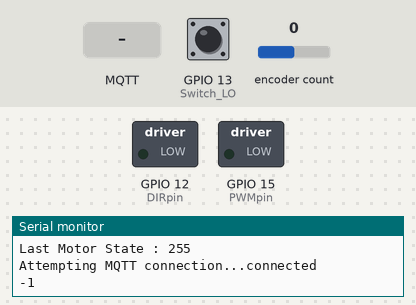
Recording of a sketch running on a simulated ESP8266 (NodeMCU). Shown: switched loads named in the sketch (green lamp = pin HIGH), the last lines printed to the serial monitor. The test bench sets the inputs (shaded band); at power-on: GPIO 13 (Switch_LO) HIGH, encoder count 0. WiFi joins after 1.5 s; servers stay silent unless stated; EEPROM starts erased; no MQTT or app messages arrive unless stated.

Above: at 3.2 s.
3.3 s: MQTT message "1" arrives on the first subscribed topic
At 3.9 s:
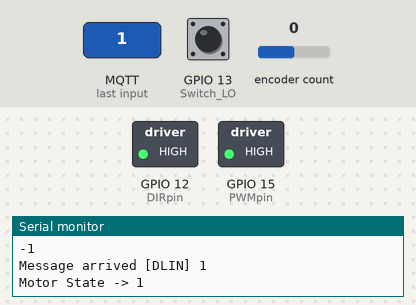
6.4 s: MQTT message "2" arrives on the first subscribed topic
At 7.6 s:
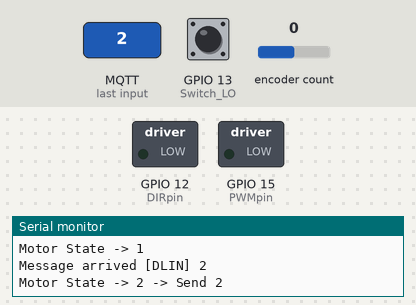
Timing chart, 0 to 9.4 s (numbered marks = the images above; inputs shaded):
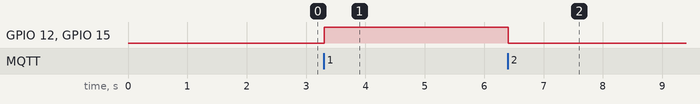

Measured:
- after the input at 3.3 s, GPIO 12 (DIRpin), GPIO 15 (PWMpin): LOW → HIGH at once
- after the input at 6.4 s, GPIO 12 (DIRpin), GPIO 15 (PWMpin): HIGH → LOW at once

The sketch:

LS302-DLC-ESP-A.ino
```cpp
/*
MQTT client LIFT_SLIDE Motor Controller
r.young
11.27.2017,12-12-2017**
LS302-DLC-ESP-A
*/
#include <ArduinoJson.h>
#include <Encoder.h>
#include <ESP8266WiFi.h>
#include <PubSubClient.h>
#include <EEPROM.h>

#define DEBUG 0
#define ENCODER_OUTPUT 0

// Use this ON 157 7199 Only- Door 1 LS301-DCL-01 (5,4)
// Use this ON 157 1175 Onlt- Do0r 2  LS301-DCL-02 (4,5)
Encoder encoder(4,5);// Need to be changed 5,4 to this for the 01 door??
// WiFi Connections-----------------------------
const char* ssid = "MonkeyRanch";
const char* password = "12345678";
const char* mqtt_server = "192.168.10.92";
//----------------------------------------------
WiFiClient espClient;
PubSubClient client(espClient);
long lastMsg = 0;
char msg[50];
int value = 0;

int PWMpin = 15;
int DIRpin = 12;
int Switch_LO = 13;

byte MotorState= 0;  // 0=STOP; 1=RAISE ; 2=LOWER

long HI_LIMIT = 68000;
long LO_LIMIT = 0;
unsigned long interval = 20000;
unsigned long currentMillis;
unsigned long previousMillis = 0;

bool CalibrateState= false;
bool LastCalibrateState = false;;
// Encoder Values ---------------------
long newPosition;
long oldPosition;
//-------------------------------------
byte newDoorPosition;
byte oldDoorPosition;
// EEPROM Values ----------------------
long LastEncoderValue;
byte LastDoorPosition;
byte LastMotorState; // Last know saved to EEPROM
byte LastCommandActive; // last command
//-------------------------------------

byte ButtonState_HI = HIGH;

const char* MQTT_CLIENT_ID = "LS301DLC-01";
const char* outTopic = "STATUS";
const char* inTopic = "DLIN";


void setup_wifi() {

  delay(10);
  // We start by connecting to a WiFi network
  #ifdef DEBUG
  Serial.println();
  Serial.print("Connecting to ");
  Serial.println(ssid);
  #endif
  WiFi.begin(ssid, password);

  while (WiFi.status() != WL_CONNECTED) {
    for(int i = 0; i<500; i++){
      delay(1);
    }
    #ifdef DEBUG
    Serial.print(".");
    #endif
  }
  #ifdef DEBUG
  Serial.println("");
  Serial.println("WiFi connected");
  Serial.println("IP address: ");
  Serial.println(WiFi.localIP());

  #endif
}

void callback(char* topic, byte* payload, unsigned int length) {
  #ifdef DEBUG
  Serial.print("Message arrived [");
  Serial.print(topic);
  Serial.print("] ");
  for (int i = 0; i < length; i++) {
    Serial.print((char)payload[i]);
  }
  Serial.println();
  #endif
  // Switch on the LED if an 1 was received as first character
  if ((char)payload[0] == '0') {
    MotorState = 0;  // Stop Motor
    #ifdef DEBUG
    Serial.println("Motor State -> 0");
    #endif

  } else if ((char)payload[0] == '1') {
    MotorState = 1;  // Raise Doors
    LastCommandActive = 1;
    EEPROM.write(2,LastCommandActive);
    EEPROM.commit();
    #ifdef DEBUG
    Serial.println("Motor State -> 1");
    #endif

  } else if ((char)payload[0] == '2') {
    MotorState = 2;  //Lower Doors
    LastCommandActive = 2;
    EEPROM.write(2,LastCommandActive);
    EEPROM.commit();
    #ifdef DEBUG
    Serial.print("Motor State -> 2 ");
    #endif

  }
}

void reconnect() {
  //Tag the MCU with the ESO8266 chip id
  // Loop until we're reconnected
  char CHIP_ID[8];
  String(ESP.getChipId()).toCharArray(CHIP_ID,8);

  while (!client.connected()) {
    #ifdef DEBUG
    Serial.print("Attempting MQTT connection...");
    #endif
    // Attempt to connect
    if (client.connect(CHIP_ID)) {
      #ifdef DEBUG
      Serial.println("connected");
      #endif
      // Once connected, publish an announcement...
      client.publish(outTopic, CHIP_ID );
      // ... and resubscribe
      client.subscribe(inTopic);
    } else {
      #ifdef DEBUG
      Serial.print("failed, rc=");
      Serial.print(client.state());
      Serial.println(" try again in 5 seconds");
      #endif
      // Wait 5 seconds before retrying
      for(int i = 0; i<5000; i++){

        delay(1);
      }
    }
  }
}


void OnPositionChanged(){
  // check for value change
   if(newDoorPosition != oldDoorPosition){
      if(newDoorPosition==1){
      client.publish(outTopic, "1");
          EEPROMWritelong(4,newPosition);
          EEPROM.write(0,newDoorPosition);
          EEPROM.write(1,LastMotorState);
          EEPROM.commit();
      #ifdef DEBUG
      Serial.println("-> Send 1");
      #endif
        }
      if(newDoorPosition==2){
        client.publish(outTopic, "2");
          EEPROMWritelong(4,newPosition);
          EEPROM.write(0,newDoorPosition);
          EEPROM.write(1,LastMotorState);
          EEPROM.commit();
        #ifdef DEBUG
        Serial.println("-> Send 2");
        #endif
        }

      oldDoorPosition = newDoorPosition;
   }
}

void setup() {

  EEPROM.begin(512);              // Begin eeprom to store on/off state
  pinMode(13,OUTPUT);
  pinMode(12,OUTPUT);
  pinMode(PWMpin,OUTPUT);
  pinMode(DIRpin,OUTPUT);
  pinMode(Switch_LO,INPUT_PULLUP);
  digitalWrite(PWMpin,LOW);

  delay(500);
  #ifdef DEBUG
  Serial.begin(115200);
  #endif
  setup_wifi();                   // Connect to wifi
  //-----------------------------------
  encoder.write(EEPROMReadlong(4));
  LastDoorPosition = EEPROM.read(0);
  LastMotorState  = EEPROM.read(1);
  Serial.println("");
  Serial.print("Last Encoder Position : ");
  Serial.println(EEPROMReadlong(4));
  Serial.print("Last Door Position : ");
  Serial.println(LastDoorPosition);
  Serial.print("Last Command : ");
  Serial.println(LastCommandActive);
  Serial.print("Last Motor State : ");
  Serial.println(LastMotorState);
 //------------------------------------
  client.setServer(mqtt_server, 1883);
  client.setCallback(callback);
}

void loop() {

  if (!client.connected()) {
    reconnect();
  }
  client.loop();

  newPosition = encoder.read();
  if (newPosition != oldPosition) {
    oldPosition = newPosition;
    #ifdef ENCODER_OUTPUT
    Serial.println(newPosition);

    #endif
  }

  currentMillis = millis();

/// ---------------------Switches----------------------------------------------------------

   if(digitalRead(Switch_LO)==LOW)
   {CalibrateState=true; encoder.write(0);EEPROMWritelong(4,0);}
   else if(digitalRead(Switch_LO)==HIGH)
   {CalibrateState=false; }

/// ---------------------------------------------------------------------------------------

/// ---------------------State Table-----------------------------------------
  if(newPosition < HI_LIMIT && MotorState==1){Raise();}
  if(newPosition >= HI_LIMIT && MotorState==1){
    newDoorPosition=1;//Door is Raised
    MotorState=0;

    }

  if(newPosition > LO_LIMIT && MotorState==2){Lower();}
  if(newPosition <= LO_LIMIT && MotorState==2){
    newDoorPosition=2;//Door us Lowered
    MotorState=0;

    }

  if(MotorState==0){Stop();}


///----------------------END-LOOP------------------------

   OnPositionChanged();
   OnSwitchChanged();
   OnPollingCycle();


}

//------------------------------------------------
////////////////// Motor Functions /////////////////////
//------------------------------------------------

void Stop(){
  digitalWrite(DIRpin,LOW);
  digitalWrite(PWMpin, LOW);
}
void Raise(){
  digitalWrite(DIRpin,HIGH);
  digitalWrite(PWMpin, HIGH);
}
void Lower(){
  digitalWrite(DIRpin,LOW);
  digitalWrite(PWMpin, HIGH);
}

void OnPollingCycle(){

  if(currentMillis - previousMillis > interval) {

    previousMillis = currentMillis;
    Serial.println("Status...");
    Serial.println("-------------------------");
    Serial.print("Last Encoder Position : ");
    Serial.println(EEPROMReadlong(4));
    Serial.print("Last Door Position : ");
    Serial.println(LastDoorPosition);
    Serial.print("Last Command : ");
    Serial.println(EEPROM.read(2));
    Serial.print("Last Motor State : ");
    Serial.println(LastMotorState);
  }

}

void OnSwitchChanged(){
  if(CalibrateState != LastCalibrateState)

    if(CalibrateState == true){
      Serial.println("Calibration Active!");

      }
    else if (CalibrateState ==false){
      Serial.println("Calibrate Stopped");
      encoder.write(0);
      }
    LastCalibrateState = CalibrateState;
}

//This function will write a 4 byte (32bit) long to the eeprom at
//the specified address to address + 3.
void EEPROMWritelong(int address, long value)
      {
      //Decomposition from a long to 4 bytes by using bitshift.
      //One = Most significant -> Four = Least significant byte
      byte four = (value & 0xFF);
      byte three = ((value >> 8) & 0xFF);
      byte two = ((value >> 16) & 0xFF);
      byte one = ((value >> 24) & 0xFF);
//Write the 4 bytes into the eeprom memory.
      EEPROM.write(address, four);
      EEPROM.write(address + 1, three);
      EEPROM.write(address + 2, two);
      EEPROM.write(address + 3, one);
      }
//This function will return a 4 byte (32bit) long from the eeprom
//at the specified address to address + 3.
long EEPROMReadlong(long address)
      {
      //Read the 4 bytes from the eeprom memory.
      long four = EEPROM.read(address);
      long three = EEPROM.read(address + 1);
      long two = EEPROM.read(address + 2);
      long one = EEPROM.read(address + 3);
//Return the recomposed long by using bitshift.
      return ((four << 0) & 0xFF) + ((three << 8) & 0xFFFF) +
      ((two << 16) & 0xFFFFFF) +
      ((one << 24) & 0xFFFFFFFF);
      }
```
